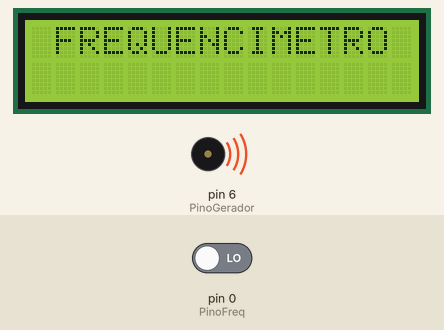
A sketch run on a simulated Arduino Uno, built with avr-gcc and run on an emulated ATmega328P. Parts: 16×2 character LCD, buzzer (waves = sounding). The inputs (shaded band) are chosen by the test bench; at power-on: pin 0 (PinoFreq) LOW.

Above: at 0.1 s.
At 2.1 s:
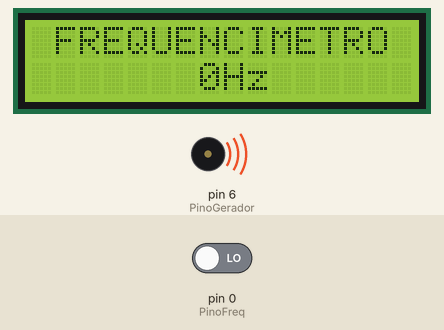
At 30.1 s:
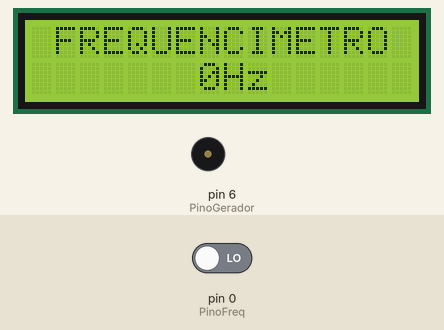
Timing chart, 0 to 31.6 s (numbered marks = the images above):
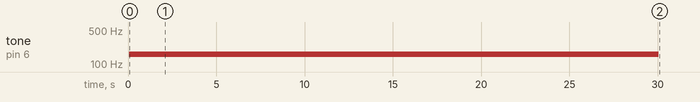

Measured:
- by itself, tone on pin 6 (PinoGerador): silent → 160 Hz at 0.06 s, → silent 30.0 s later

The sketch:

Sh02_Freq01.ino
```cpp
#include <LiquidCrystal.h>

LiquidCrystal lcd(13,12,11,10,9,8);

//GERADOR DE FREQUENCIA
#define Q 30000
//Faixa: 31Hz a 7200Hz
#define F3 160
#define PinoGerador 6
#define PinoFreq 0

long freq, tempo;
int pulsos;
boolean pulso;
void setup() {
  pulso=HIGH;
  pinMode(PinoFreq,INPUT);
  lcd.begin(16, 2);
  lcd.setCursor(1,0);
  lcd.print("FREQUENCIMETRO");

  //GERADOR DE FREQUENCIA
  pinMode(PinoGerador, OUTPUT);
  tone(PinoGerador,F3,Q);
}

void loop() {
  tempo = millis();
  if(digitalRead(PinoFreq)==HIGH)
  {
    if(pulso==HIGH)
    {
      pulsos = pulsos + 1;
    }

    pulso=LOW;

  }
  else{
    pulso=HIGH;
  }

  if(tempo%2000==0){
    freq = pulsos/2;
    lcd.setCursor(7,1);
    lcd.print(freq);
    lcd.print("Hz");
    pulsos=0;
  }
}
```
